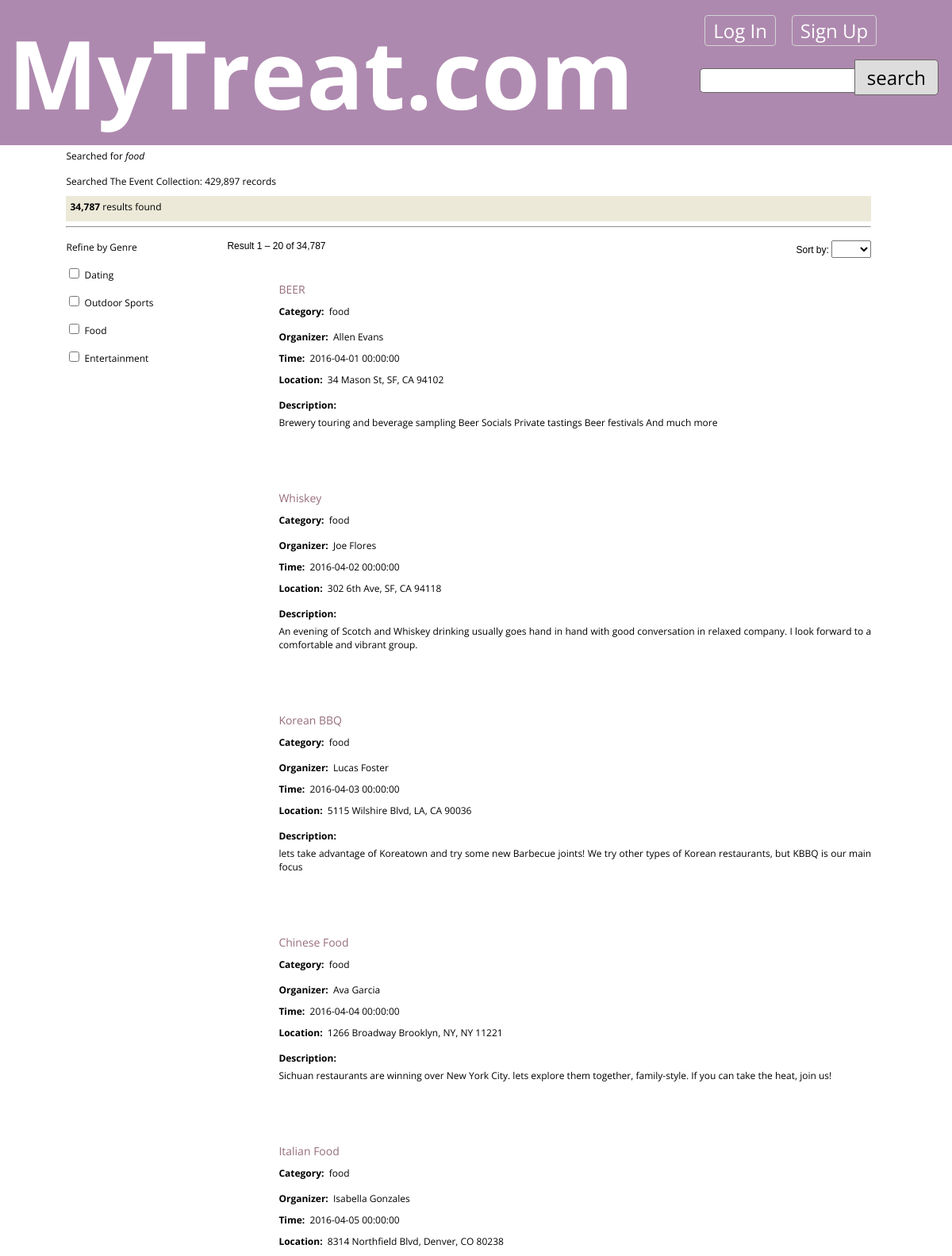
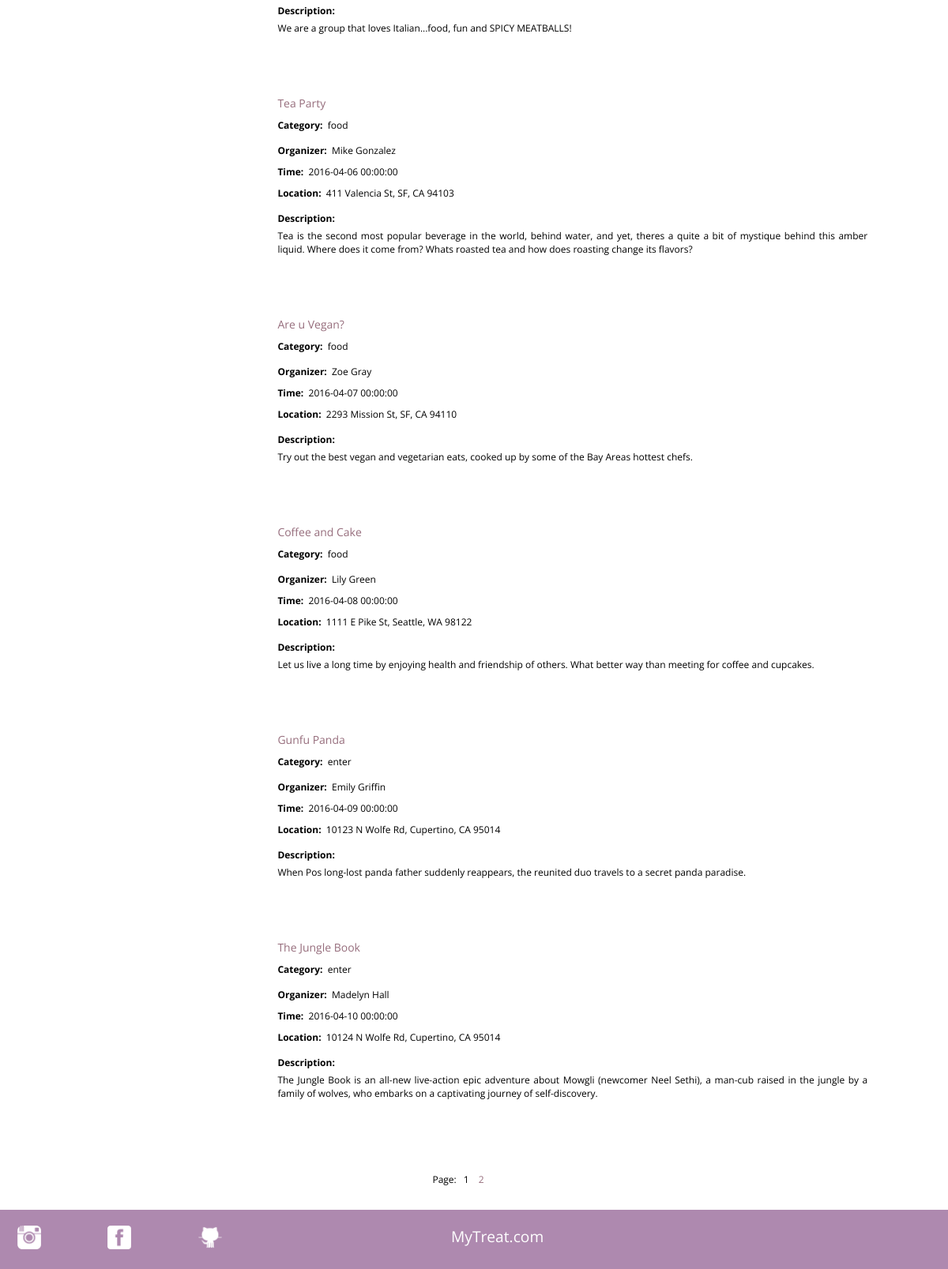
The app's page /search_page.php with its own data (2 pictures, top to bottom).
### tables this page shows
create table events(
	id int auto_increment,
	organizer_id int,
	event_time timestamp,
	street varchar(100),
	city varchar(50),
	state char(2),
	zip char(5),
	pic_url varchar(100),
	title varchar(50),
	short_desc varchar(500),
	long_desc varchar(2000),
	category char(20),
	mytreat char(20),
	tag varchar(500),
	primary key(id),
	foreign key(organizer_id) references users(id)
);

create table users(
	id int auto_increment,
	f_name char(30),
	l_name char(30),
	DOB date,
	age int,
	gender char(1),
	occupation varchar(100),
	hobbies varchar(500),
	description varchar(500),
	email varchar(100),
	psw varchar(20),
	pic_url varchar(100),
	primary key(id)
);

### search_page.php (the view, shortened to what this page needs)
<!DOCTYPE html>
<html>
<head>
    <link rel = "stylesheet" type = "text/css" href = "stylesheets/general_style.css">
    <link rel = "stylesheet" type = "text/css" href = "stylesheets/search_style.css">
</head>
<body onresize="resizeInput()">
    <div class="row" id = "heading" style = "padding:0px;margin:0px;">
        <div class="col8" id="title_row">
            <a href = "home_page.php">
                <h1 style = "color:white;text-align:center;font-size:10vmin;margin:10px">MyTreat.com</h1>
            </a>
        </div>
        <div class="col4">
            <br>
            <div class="row">
                <div class="col6">
                    <form id="login" action="#modal">
                        <a id="modal_trigger" href="#modal"><span class="login_button">Log In</span></a>
                    </form>
                </div>
                <div class="col6">
                    <form  id="signup" action="#">
                        <a href="signup_page.html"><span class="login_button">Sign Up</span></a>
                    </form>
                </div>
            </div>
            <div class="row">
                <div id="tfheader">
                    <form id="tfnewsearch" method="post" action="search_page.php">
                        <input id="search1" type="text" class="tftextinput" name="q" size="21" maxlength="120"><input type="submit" value="search" class="tfbutton">
                    </form>
                </div>
            </div>
        </div>
    </div>
    <div id="layout">
        <div class="row">
            <div class="col1"></div>
            <div class="col10">
                <div id="resultstats">
                    <div>Searched for <em>food</em>&nbsp;&nbsp;</div>
                    <div> Searched The Event Collection: <span class="rectots">429,897 records</span></div>
                    <div id="resfound"><strong>34,787</strong> results found</div>
                    <hr />
                    <div id="aggs" >
                        <div class="aggHead">Refine by Genre</div>
                        <form>
                            <div>
                                <span class="value-checkbox"><input type="checkbox" id="genre-0" name="dating"></span>
                                <span class="value-content"><label for="genre-0">Dating</label></span>
                            </div>
                            <div>
                                <span class="value-checkbox"><input type="checkbox" id="genre-1" name="sports"></span>
                                <span class="value-content"><label for="genre-1">Outdoor Sports</label></span>
                            </div>
                            <div>
                                <span class="value-checkbox"><input type="checkbox" id="genre-2" name="food"></span>
                                <span class="value-content"><label for="genre-2">Food</label></span>
                            </div>
                            <div>
                                <span class="value-checkbox"><input type="checkbox" id="genre-3" name="entertainment"></span>
                                <span class="value-content"><label for="genre-3">Entertainment</label></span>
                            </div>
                        </form>
                    </div>
                    <div id="results">
                        <div class="pagerange">Result 1 &ndash; 20 of 34,787</div>
                        <div id="resultmenu">Sort by:
                            <select name="selsort" onchange="">
                                <option value=""></option>
                                <option value="time">time</option>
                            </select>
                        </div>
                        <br style="clear:both"/>
                        <div id="content">
<?php
            $keyword = $_POST['keyword'];
            $_servername = 'localhost';
            $_dbusr = 'mt_developer';
            $_dbpsw = 'mytreat';
            $_db = 'mysql';
            $link = mysqli_connect($_servername,$_dbusr,$_dbpsw,$_db);
            $select = 'SELECT u.f_name, u.l_name, e.*';
            $from = ' FROM events as e, users as u';
            $where = " WHERE e.organizer_id = u.id and short_desc like '%".$keyword."%';";
            $sql = $select . $from . $where;
            $result = mysqli_query($link, $sql);
            while($event = mysqli_fetch_array($result,MYSQLI_NUM)){
                echo<<<end
                <div class="entry">
                <div class="details">
                <div class="title">
                <form name="form$event[2]" action="event_page.php" method="post">
                <input name="event_id" value="$event[2]" style="display:none">
                <a href="javascript:document.form$event[2].submit()">$event[10]</a>
                </form>
                </div>
                <div class="category">
                <strong>Category:</strong>&nbsp;&nbsp;<span class="category-value">$event[13]</span>
                </div>
                <div class="member">
                <strong>Organizer:</strong>&nbsp;&nbsp;<span class="member-value">$event[0] $event[1]</span>
                </div>
                <div class="time">
                <strong>Time:</strong>&nbsp;&nbsp;<span class="time-value">$event[4]</span>
                </div>
                <div class="loacation">
                <strong>Location:</strong>&nbsp;&nbsp;<span class="location-value">$event[5],&nbsp;$event[6],&nbsp;$event[7]&nbsp;$event[8]</span>
                </div>
                <div class="description">
                <strong>Description:</strong>
                <br />
                <div>
                <span class="description-value">$event[11]</span>
                </div>
                </div>
                <br />
                </div>
                <br style="clear:both;"/>
                </div>
end;
            }
            ?>
        </div>
    </div>
    <div class="row">
        <div class="col3"></div>
        <div class="col6">
            <div id="pagingControls"></div>
        </div>
        <div class="col3"></div>
    </div>
</div>
</div>
</div>
</div>
<div class="row footer">
    <div class="row">
        <div class="col1 footer">
            <a class="iconlink" href="https://www.instagram.com" >
                <img src="images/general/inst.png" width="30" alt="Image Not Found">
            </a>
        </div>
        <div class="col1 footer">
            <a class="iconlink" href="https://www.facebook.com">
                <img src="images/general/facebook.png" width="30" alt="Image Not Found">
            </a>
        </div>
        <div class="col1 footer">
            <a class="iconlink" href="https://github.com/COEN276Group/MyTreat/tree/dev">
                <img src="images/general/github.png" width="30" alt="Image Not Found">
            </a>
        </div>
        <div class ="col6" id="connect">
            <p id="footer_title">MyTreat.com</p>
        </div>
    </div>
</div>
</body>
</html>

### stylesheets/general_style.css (style rules this page uses)
img, embed, object, videos { max-width:100%; }
.footer { display: block; text-align: center; }
a { color: #966d7c; text-decoration: none; display: block; }
#heading { background-color: #ae89af; margin: 0px; }
#connect { font-size: 120%; text-align: center; background-color: #ddd; }
.row { margin-left: -15px; margin-right: -15px; }
.container:before, .container:after, .row:before, .row:after { content: " "; display: table; }
.container:after, .row:after { clear: both; }
.col1, .col2, .col3, .col4, .col5, .col6, .col7, .col8, .col9, .col10, .col11, .col12 { position: relative; min-height: 1px; }
.col1, .col2, .col3, .col4, .col5, .col6, .col7, .col8, .col9, .col10, .col11, .col12 { float: left; }
.col10 { width: 82.5%; }
.col8 { width: 66%; }
.col6 { width: 49.5%; }
.col4 { width: 33%; }
.col3 { width: 24.5%; }
.col1 { width: 7.6%; }
#tfnewsearch { float:right; padding:20px; }
.tftextinput { margin: 0; padding: 5px 15px; font-size:14px; border:1px solid #666; border-right:0px; border-top-left-radius: 5px 5px; border-bottom-left-radius: 5px 5px; }
.tfbutton { margin: 0; padding: 5px 15px; font-size: 2vmin; outline: none; cursor: pointer; text-align: center; text-decoration: none; color: black; border: solid 1px #666; background-color: #ddd; border-top-right-radius: 5px 5px; border-bottom-right-radius: 5px 5px; }
.login_button { width: 150px; height: 80px; margin: 10px; padding: 2px 10px; border: 1px solid #d3d3d3; border-radius: 4px; opacity: 1; color: white; }
#footer_title { padding: 0px; margin: 0px; padding-top: 10px; }
.footer { display: block; text-align: center; background-color: #ae89af; color: white; padding: 10px; }
#connect { font-size: 120%; text-align: center; background-color: #ae89af; color: white; }
#login { float: right; font-size: 2vw; }
#signup { float: left; font-size: 2vw; }

### stylesheets/search_style.css (style rules this page uses)
* { font-family: 'Open Sans', sans-serif; }
body { background-color: white; margin: 0px; }
#layout { width:100%; margin-left: auto; margin-right: auto; padding-left:5px; text-align:left; }
#resultstats { width:100%; font-size: 12px; }
#resultstats a:link { text-decoration: none; }
#resultstats div { padding-bottom: 10px; padding-top: 5px; }
#resfound { background-color: #ece9d8; padding-left:5px }
#results { float:right; width:80%; color: #000000; font-family: Verdana,Arial,Helvetica,sans-serif; font-size: 12px; padding-top: 10px; }
#results .details { font-size: 12px; width:92%; float:right; padding-bottom: 20px; }
#results .title { font-size: 14px; padding-bottom:5px; }
#results .member { font-size: 12px; padding-bottom:5px; }
#results .time { font-size: 12px; padding-bottom:5px; }
#results .description { font-size: 12px; padding-bottom:5px; }
#aggs { float:left; width:20%; font-family: Verdana,Arial,Helvetica,sans-serif; font-size:12px; }
.pagerange { font-family: Verdana,Arial,Helvetica,sans-serif; font-size:12px; float:left; padding-bottom: 10px; }
#resultmenu { font-family: Verdana,Arial,Helvetica,sans-serif; font-size:12px; float:right; padding-bottom: 10px; }
#content { text-align:justify; }
#pagingControls { text-align:center; }
a { display:inline; }
#footer_title { text-align: center; font-size: 100%; }

### records on screen
events: title "BEER", category "food", organizer.f_name "Allen", organizer.l_name "Evans", event_time "2016-04-01 00:00:00", street "34 Mason St", city "SF", state "CA", zip "94102", short_desc "Brewery touring and beverage sampling Beer Socials Private tastings Beer festivals And much more"
events: title "Whiskey", category "food", organizer.f_name "Joe", organizer.l_name "Flores", event_time "2016-04-02 00:00:00", street "302 6th Ave", city "SF", state "CA", zip "94118", short_desc "An evening of Scotch and Whiskey drinking usually goes hand in hand with good conversation in relaxed company. I look forward to a comfortable and vibrant group."
events: title "Korean BBQ", category "food", organizer.f_name "Lucas", organizer.l_name "Foster", event_time "2016-04-03 00:00:00", street "5115 Wilshire Blvd", city "LA", state "CA", zip "90036", short_desc "lets take advantage of Koreatown and try some new Barbecue joints! We try other types of Korean restaurants, but KBBQ is our main focus"
events: title "Chinese Food", category "food", organizer.f_name "Ava", organizer.l_name "Garcia", event_time "2016-04-04 00:00:00", street "1266 Broadway Brooklyn", city "NY", state "NY", zip "11221", short_desc "Sichuan restaurants are winning over New York City. lets explore them together, family-style. If you can take the heat, join us!"
events: title "Italian Food", category "food", organizer.f_name "Isabella", organizer.l_name "Gonzales", event_time "2016-04-05 00:00:00", street "8314 Northfield Blvd", city "Denver", state "CO", zip "80238", short_desc "We are a group that loves Italian...food, fun and SPICY MEATBALLS!"
events: title "Tea Party", category "food", organizer.f_name "Mike", organizer.l_name "Gonzalez", event_time "2016-04-06 00:00:00", street "411 Valencia St", city "SF", state "CA", zip "94103", short_desc "Tea is the second most popular beverage in the world, behind water, and yet, theres a quite a bit of mystique behind this amber liquid. Where does it come from? Whats roasted tea and how does roasting change its flavors?"
events: title "Are u Vegan?", category "food", organizer.f_name "Zoe", organizer.l_name "Gray", event_time "2016-04-07 00:00:00", street "2293 Mission St", city "SF", state "CA", zip "94110", short_desc "Try out the best vegan and vegetarian eats, cooked up by some of the Bay Areas hottest chefs."
events: title "Coffee and Cake", category "food", organizer.f_name "Lily", organizer.l_name "Green", event_time "2016-04-08 00:00:00", street "1111 E Pike St", city "Seattle", state "WA", zip "98122", short_desc "Let us live a long time by enjoying health and friendship of others. What better way than meeting for coffee and cupcakes."
events: title "Gunfu Panda", category "enter", organizer.f_name "Emily", organizer.l_name "Griffin", event_time "2016-04-09 00:00:00", street "10123 N Wolfe Rd", city "Cupertino", state "CA", zip "95014", short_desc "When Pos long-lost panda father suddenly reappears, the reunited duo travels to a secret panda paradise."
events: title "The Jungle Book", category "enter", organizer.f_name "Madelyn", organizer.l_name "Hall", event_time "2016-04-10 00:00:00", street "10124 N Wolfe Rd", city "Cupertino", state "CA", zip "95014", short_desc "The Jungle Book is an all-new live-action epic adventure about Mowgli (newcomer Neel Sethi), a man-cub raised in the jungle by a family of wolves, who embarks on a captivating journey of self-discovery."
